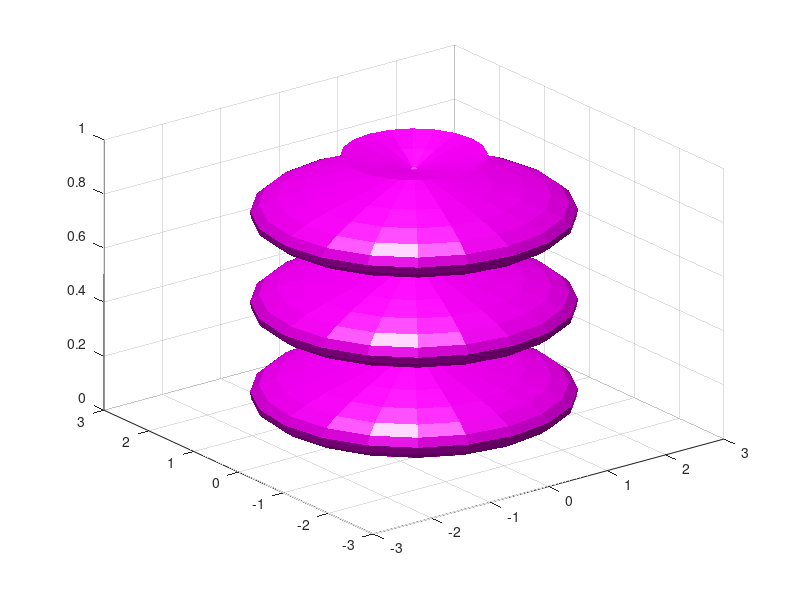

The MATLAB script that drew this image:
% Andrew Brown Lab 10 Script 1

clc
clear
close all

%Practice plotting surfces

%Create t-values
t=linspace(0,3*pi,40);

%Create fucntion to plot
myFunc = @(t) abs(2*sin(t)+cos(t));

%pass t values through the function
ys=myFunc(t);

%plot the fucntion
fplot(myFunc)

%get the vales into cylidrical coordinates
[x,y,z]=cylinder(ys);

%plot the suface with cylindrical coordinates
surf(x,y,z,'FaceColor','m','EdgeColor','none') 
camlight left %lighing from the left side
lighting flat
% alpha(0.6);

